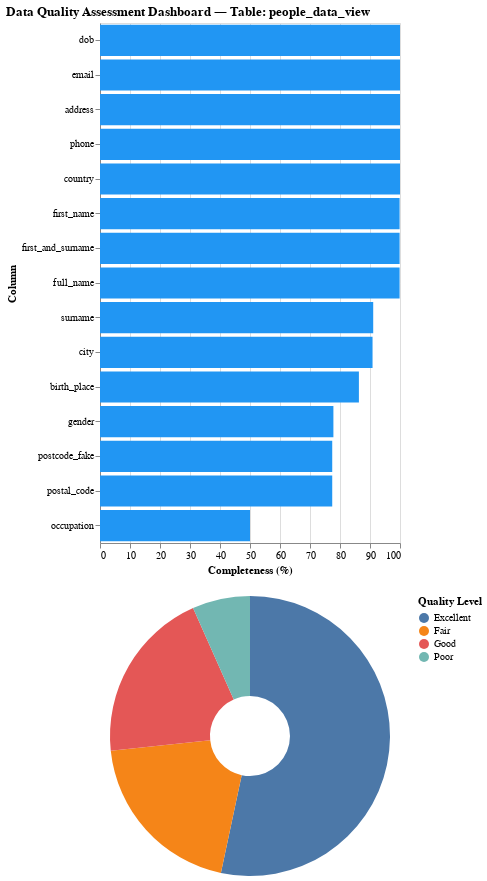

The notebook cell this image was saved under:
### Code cell
import importlib, quality_reports
importlib.reload(quality_reports)
from quality_reports import DataQualityReport
# Generate completeness data + interactive dashboard
completeness_df = dq_report.get_completeness(your_table_name)
completeness_df.head()

### Figure 1 — Vega-Lite specification as saved in the notebook (floating-point values rounded to 4 significant figures)
{"config": {"view": {"continuousWidth": 300, "continuousHeight": 300}}, "vconcat": [{"data": {"name": "data-445ed9fad487fbf8e5ae610a38fcba6d"}, "mark": {"type": "bar"}, "encoding": {"color": {"value": "#2196F3"}, "tooltip": [{"field": "Column", "type": "nominal"}, {"field": "Completeness (%)", "format": ".1f", "type": "quantitative"}, {"field": "Missing Count", "type": "quantitative"}, {"field": "Quality Level", "type": "nominal"}], "x": {"field": "Completeness (%)", "scale": {"domain": [0, 100]}, "title": "Completeness (%)", "type": "quantitative"}, "y": {"field": "Column", "sort": "-x", "type": "nominal"}}, "height": 520}, {"data": {"name": "data-335c473d9cce418c2488e46445741b97"}, "mark": {"type": "arc", "innerRadius": 40}, "encoding": {"color": {"field": "Quality Level", "type": "nominal"}, "theta": {"field": "count", "type": "quantitative"}, "tooltip": [{"field": "Quality Level", "type": "nominal"}, {"field": "count", "type": "quantitative"}]}, "height": 280}], "resolve": {"legend": {"color": "independent"}}, "title": "Data Quality Assessment Dashboard — Table: people_data_view", "$schema": "https://vega.github.io/schema/vega-lite/v5.20.1.json", "datasets": {"data-445ed9fad487fbf8e5ae610a38fcba6d": [{"Column": "occupation", "Completeness (%)": 50.0, "Missing Count": 25289, "Total Rows": 50578, "Quality Level": "Poor"}, {"Column": "postcode_fake", "Completeness (%)": 77.41, "Missing Count": 11426, "Total Rows": 50578, "Quality Level": "Fair"}, {"Column": "postal_code", "Completeness (%)": 77.41, "Missing Count": 11426, "Total Rows": 50578, "Quality Level": "Fair"}, {"Column": "gender", "Completeness (%)": 77.8, "Missing Count": 11230, "Total Rows": 50578, "Quality Level": "Fair"}, {"Column": "birth_place", "Completeness (%)": 86.3, "Missing Count": 6927, "Total Rows": 50578, "Quality Level": "Good"}, {"Column": "city", "Completeness (%)": 90.85, "Missing Count": 4627, "Total Rows": 50578, "Quality Level": "Good"}, {"Column": "surname", "Completeness (%)": 91.07, "Missing Count": 4515, "Total Rows": 50578, "Quality Level": "Good"}, {"Column": "first_name", "Completeness (%)": 99.87, "Missing Count": 67, "Total Rows": 50578, "Quality Level": "Excellent"}, {"Column": "first_and_surname", "Completeness (%)": 99.87, "Missing Count": 67, "Total Rows": 50578, "Quality Level": "Excellent"}, {"Column": "full_name", "Completeness (%)": 99.87, "Missing Count": 67, "Total Rows": 50578, "Quality Level": "Excellent"}, {"Column": "dob", "Completeness (%)": 100.0, "Missing Count": 0, "Total Rows": 50578, "Quality Level": "Excellent"}, {"Column": "email", "Completeness (%)": 100.0, "Missing Count": 0, "Total Rows": 50578, "Quality Level": "Excellent"}, {"Column": "address", "Completeness (%)": 100.0, "Missing Count": 0, "Total Rows": 50578, "Quality Level": "Excellent"}, {"Column": "phone", "Completeness (%)": 100.0, "Missing Count": 0, "Total Rows": 50578, "Quality Level": "Excellent"}, {"Column": "country", "Completeness (%)": 100.0, "Missing Count": 0, "Total Rows": 50578, "Quality Level": "Excellent"}], "data-335c473d9cce418c2488e46445741b97": [{"Quality Level": "Excellent", "count": 8}, {"Quality Level": "Fair", "count": 3}, {"Quality Level": "Good", "count": 3}, {"Quality Level": "Poor", "count": 1}]}}
